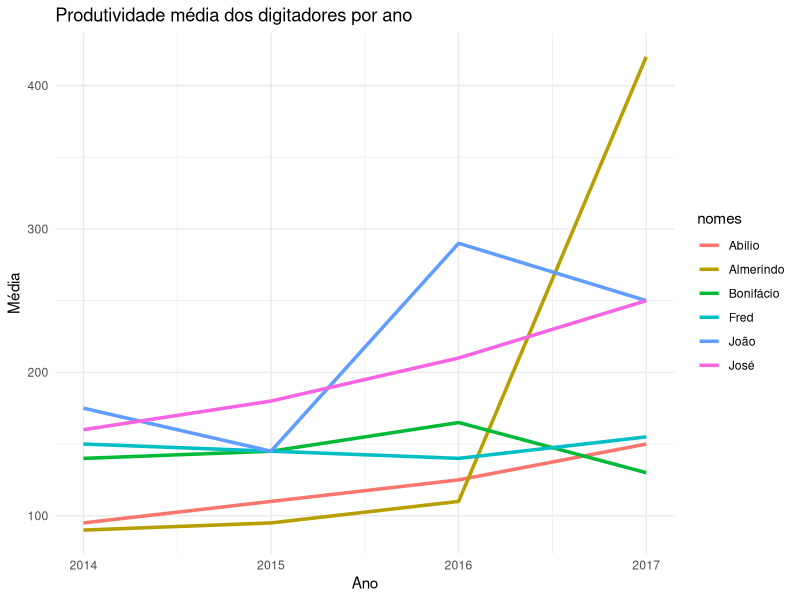

This chart was generated by the following R code:
## ---- chunk 1
knitr::opts_chunk$set(echo = TRUE)
## ---- chunk 2
tibble::tibble(
  
  precos = c(5800, 5300, 5900, 5400, 6300, 6900,
             6400, 6200, 5900, 5400, 5200, 5800,
             5400, 5200, 5800, 5300, 6200, 6800,
             6300, 6400)) |> 
  dplyr::summarise(
    MEDIA = mean(precos),
    MEDIANA = median(precos),
    DESVIO_PADRAO = sd(precos),
    COEF_VARIAÇAO = DESVIO_PADRAO / MEDIA * 100) |>
  
  knitr::kable(caption = 'Estatísticas básicas sobre os preços',
               digits = 2,
               col.names = c('Média', 'Mediana', 'Desvio padrão', 'Coeficiente de variação'))
## ---- chunk 3
# Tabela
tibble::tibble(
  nomes = c("José", "Bonifácio", "Almerindo", "Fred", "Abílio", "João"),
  '2014' = c(160, 140, 90, 150, 95, 175),
  '2015' = c(180, 145, 95, 145, 110, 145),
  '2016' = c(210, 165, 110, 140, 125, 290),
  '2017' = c(250, 130, 420, 155, 150, 250))  |>
  
  tidyr::pivot_longer('2014':'2017', names_to = 'ano', values_to = 'produtividade') |>
  dplyr::mutate(ano = as.integer(ano)) -> digitadores

digitadores |>
  knitr::kable(caption ='Produtividade de cada digitador por ano' ,
               col.names = c('Nome', 'Ano', 'Produtividade'))
## ---- chunk 4
digitadores |>
  ggplot2::ggplot(ggplot2::aes(x = ano, y = produtividade, group = nomes, colour = nomes)) +
  ggplot2::geom_line(size = 1.2) +
  ggplot2::theme_minimal() +
  ggplot2::labs(x = 'Ano', y = 'Média', title = 'Produtividade média dos digitadores por ano')
## ---- chunk 5
digitadores |>
  dplyr::summarise(media_total = mean(produtividade)) |>
  dplyr::mutate(print = glue::glue('A produtividade média total é de {round(media_total, 2)}')) |> 
  dplyr::pull(print)
## ---- chunk 6
digitadores |>
  dplyr::group_by(ano) |>
  dplyr::summarise(media = mean(produtividade), .groups = 'drop') |>
  
  knitr::kable(caption = 'Produtividade média por ano',
               col.names = c('Ano', 'Média'))
## ---- chunk 7
digitadores |>
  dplyr::group_by(nomes) |>
  dplyr::summarise(media = mean(produtividade), .groups = 'drop') |>
  
  knitr::kable(caption = 'Produtividade média por digitador',
               col.names = c('Nome', 'Média'))
## ---- chunk 8
digitadores |>
  dplyr::summarise(média_total = mean(produtividade),
                   desvio_padrão = sd(produtividade),
                   coef_variação = desvio_padrão / média_total * 100) |>

  knitr::kable(caption = 'Estatísticas básicas sobre o total produzido',
                 digits = 2,
               col.names = c('Média total', 'Desvio padrão', 'Coeficiente de variação'))
## ---- chunk 9
digitadores |>
  dplyr::group_by(nomes) |>
  dplyr::summarise(mediana = median(produtividade)) |>
  dplyr::filter(mediana == min(mediana)) |>
  dplyr::mutate(print = glue::glue('A menor produtividade mediana é do {nomes}, com {mediana}')) |>
  dplyr::pull(print)
